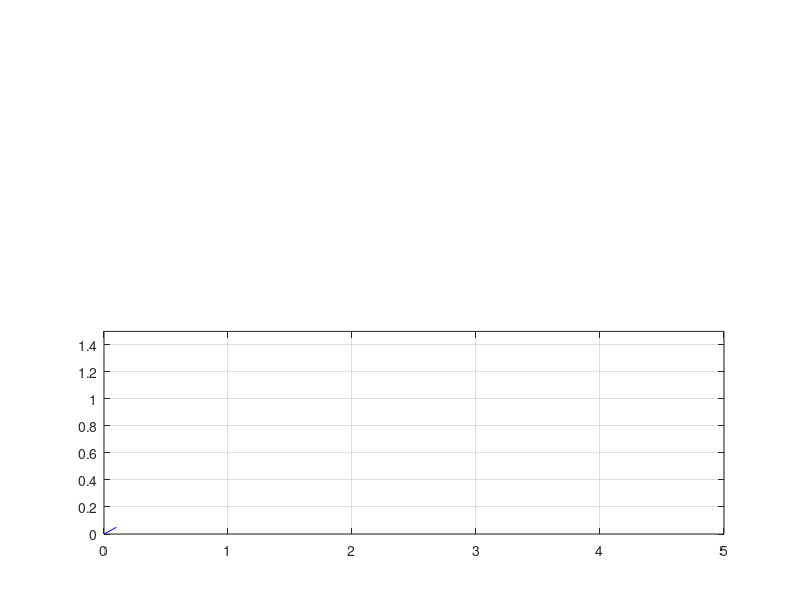

This figure's MATLAB source: (Note: this script raises an error after producing the figure.)
clc 
subplot(2,1,2)

t1=[0 0.1];
m1=0.5*t1;
p = plot(t1,m1,'-b','MarkerSize',5);   

axis([0 5 0 1.5]);
grid on;
x=-3:0.01:6; 
y=zeros(1,length(x));
n=1;
j=1;

ft=f(x,0,1);  
subplot(2,1,1)

h=plot(x,ft);
txt=text (1,1.06,'h(x)');
axis([x(1),x(end),0,1.5]);
grid on;
hold on; 

plot(x,f(x,0,0.5),'m');
L=text (1,0.56,'g(x)');
pause(2);

k=plot(x,f(-x,0,1),'r');
axis([x(1),x(end),0,1.5]);
txt2=text(-1,1.06,'h(-��)');
grid on;
pause(1);
delete(h);  
delete(L);
text (1,0.56,'g(��)');
delete (txt)
pause(0.5);

delete(k);  
delete (txt2)
for i=0:0.01:4
    subplot(2,1,1) 
    m=plot(x,f(-x,-i,1),'r')
     axis([x(1),x(end),0,1.5]);
     grid on;
     txt=text (-1+i,1.06,'h(x-��)');
     if i<2
     y=0.5*(x==i)  
    u(n)= plot(x,y,'k')  
    n=n+1;
     elseif j<=200 
         delete (u(j))  
         j=j+1      
     end
    pause(0.01);
    delete(m);
    delete(txt);  
    subplot(2,1,2)
    hold on
     t1=t1+0.01;
     if i<1.9
         m1=0.5*t1;
          p = plot(t1,m1,'-b','MarkerSize',5); 
     elseif i>1.97
         m1=-0.5*t1+2
          p = plot(t1,m1,'-b','MarkerSize',5); 
     end
       

    axis([0 5 0 1.5]);
    pause(0.0001);   
    
end
 subplot(2,1,1) 
plot(x,f(-x,-4,1),'r')
text (4,1.06,'h(x-��)'); 

function[y]=f(x,i,q)
y=zeros(1,length(x));
x_pos=find((x>=(0+i))&(x<(2+i)));
y(x_pos)=q;
end